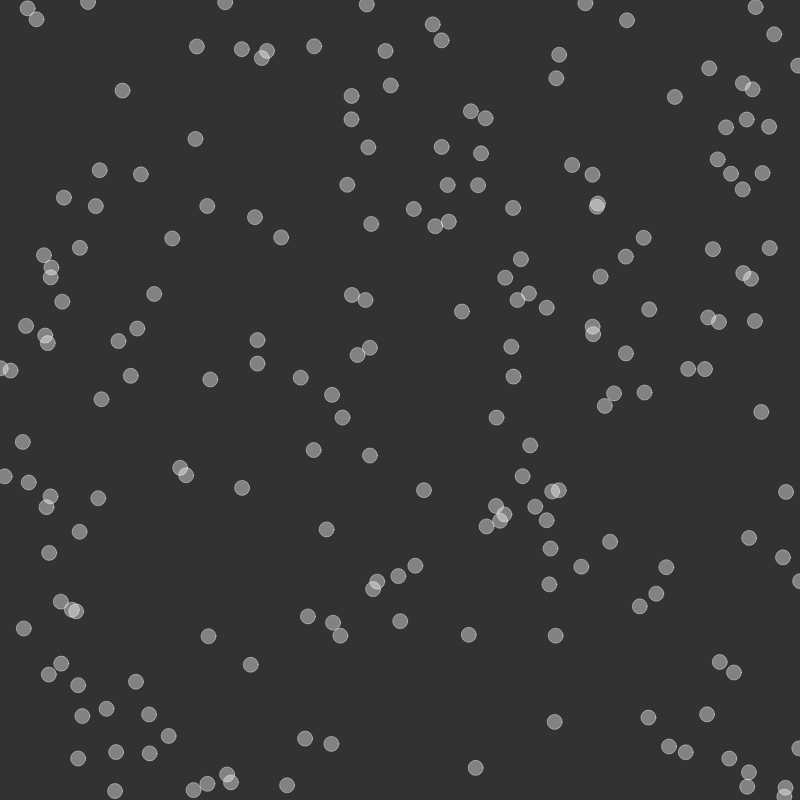
Frame 1 (no input)
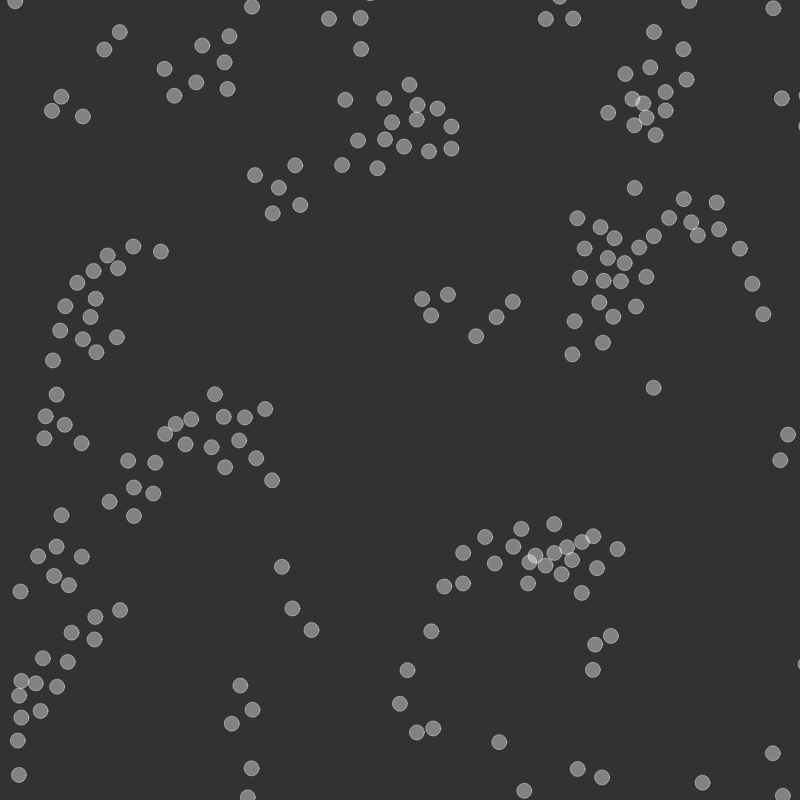
Frame 60 (no input)
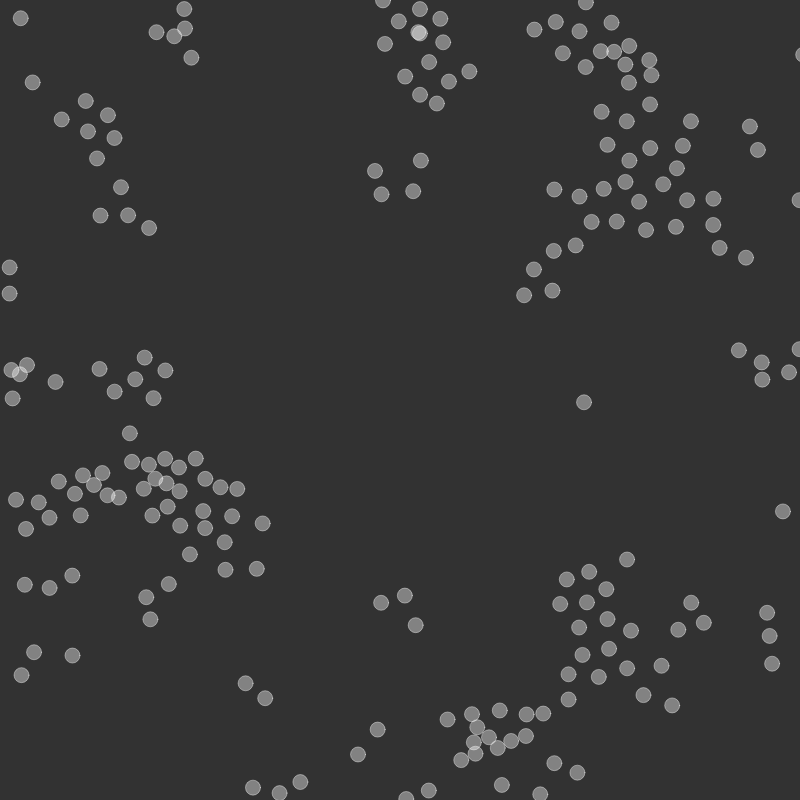
Frame 120 (the mouse pressed at the canvas centre since frame 60)

The p5.js sketch that drew these frames (run headless with seeded random() and noise() and a simulated clock; from frame 60 on, the mouse is pressed at the canvas centre):

// p5.js sketch
// ── sketch.js
// A demonstration of Craig Reynlods' Boids (http://www.red3d.com/cwr/boids/)
// Heavily inspired on https://p5js.org/examples/hello-p5-flocking.html and https://users.monash.edu/~cema/courses/FIT3094/lecturePDFs/lecture4a_VectorsSteering.pdf

let flock = []
let flockSize = 200
let speedLimit = 3
let maximumSteeringForce = 0.05

let directionCheckbox, separateCheckbox, alignCheckbox, cohereCheckbox

class Flocker {
  /**
   * @param {Number} x the starting x coordinate
   * @param {Number} y the starting y coordinate
   */
  constructor (x, y) {
    this.velocity = p5.Vector.random2D()
    this.position = createVector(x, y)
    this.flockerSize = 15
  }

  /**
   *
   * @param {[Flocker]} flock
   * @param {number} radius
   * @returns {[Flocker]} members of flock within radius of this
   */
  findNeighbors (flock, radius) {
    let position = this.position
    return flock.filter(function (flocker) {
      let distance = flocker.position.dist(position)
      return 0 < distance && distance < radius
    })
  }

  /**
   * Updates acceleration, velocity, and position based on the other members of the flock
   *
   * @param {[Flocker]} flock the entire flock, including this flocker.
   */
  updateMovement (flock) {
    let acceleration = createVector(0, 0)

    // The strength of the three steering vectors.
    let separationWeight = 2.5
    let alignmentWeight = 1.0
    let coherenceWeight = 1.0

    if (separateCheckbox.checked()) {
      // Flockers should give each other breathing room
      let separationVector = this.separate(flock)
      separationVector.mult(separationWeight)
      acceleration.add(separationVector)
    }

    if (alignCheckbox.checked()) {
      // Flockers should go in the same direction
      let alignmentVector = this.align(flock)
      alignmentVector.mult(alignmentWeight)
      acceleration.add(alignmentVector)
    }

    if (cohereCheckbox.checked()) {
      // Flockers should group together
      let coherenceVector = this.cohere(flock)
      coherenceVector.mult(coherenceWeight)
      acceleration.add(coherenceVector)
    }

    this.velocity.add(acceleration)
    this.boundVelocity()

    this.position.add(this.velocity)
    this.boundPosition()
  }

  boundVelocity () {
    this.velocity.limit(speedLimit)
  }

  boundPosition () {
    let flockerRadius = this.flockerSize / 2.0
    if (this.position.x < -flockerRadius) {
      // If we've gone off the left edge of the screen, start over on the right
      this.position.x += width + flockerRadius
    } else if (this.position.x > width + flockerRadius) {
      // If we've gone off the right edge of the screen, start over on the left
      this.position.x -= width + flockerRadius
    }

    if (this.position.y < -flockerRadius) {
      // If we've gone off the top edge of the screen, start over on the bottom
      this.position.y += height + flockerRadius
    } else if (this.position.y > height + flockerRadius) {
      // If we've gone off the bottom edge of the screen, start over on the top
      this.position.y -= height + flockerRadius
    }
  }

  /**
   * Creates an acceleration vector away from too-near flockers.
   *
   * @param {[Flocker]} flock
   *
   * @return {Vector} the separation vector
   */
  separate (flock) {
    let neighborDistance = 25
    let neighbors = this.findNeighbors(flock, neighborDistance)
    if (neighbors.length == 0) {
      return createVector(0, 0)
    }

    let position = this.position
    let averageDirectionAwayFromNeighbors = p5.Vector.div(
      neighbors.reduce(function (accumulator, neighbor) {
        let diff = p5.Vector.sub(position, neighbor.position)
        diff.normalize()
        // Give closer neighbors a higher weight.
        diff.div(position.dist(neighbor.position))

        accumulator.add(diff)
        return accumulator
      }, createVector(0, 0)),
      neighbors.length
    )

    if (averageDirectionAwayFromNeighbors.mag() <= 0) {
      return createVector(0, 0)
    }

    averageDirectionAwayFromNeighbors.normalize()
    averageDirectionAwayFromNeighbors.mult(speedLimit)

    let steeringVector = p5.Vector.sub(
      averageDirectionAwayFromNeighbors,
      this.velocity
    )
    steeringVector.limit(maximumSteeringForce)

    return steeringVector
  }

  /**
   * @param {[Flocker]} flock
   *
   * @return {Vector} a steering vector in the average direction of neighboring flockers
   */
  align (flock) {
    let neighborDistance = 50
    let neighbors = this.findNeighbors(flock, neighborDistance)
    if (neighbors.length == 0) {
      return createVector(0, 0)
    }

    let averageVelocity = p5.Vector.div(
      neighbors.reduce(function (accumulator, flocker) {
        accumulator.add(flocker.velocity)
        return accumulator
      }, createVector(0, 0)),
      neighbors.length
    )

    averageVelocity.normalize()
    averageVelocity.mult(speedLimit)

    let steeringVector = p5.Vector.sub(averageVelocity, this.velocity)
    steeringVector.limit(maximumSteeringForce)

    return steeringVector
  }

  /**
   * @param {[Flocker]} flock
   *
   * @return {Vector} a steering vector towards the center (i.e., average location) of neighboring flockers
   */
  cohere (flock) {
    let neighborDistance = 50
    let neighbors = this.findNeighbors(flock, neighborDistance)
    if (neighbors.length == 0) {
      return createVector(0, 0)
    }

    let averagePosition = p5.Vector.div(
      neighbors.reduce(function (accumulator, flocker) {
        accumulator.add(flocker.position)
        return accumulator
      }, createVector(0, 0)),
      neighbors.length
    )

    let target = p5.Vector.sub(averagePosition, this.position)
    target.normalize()
    target.mult(speedLimit)

    let steeringVector = p5.Vector.sub(target, this.velocity)
    steeringVector.limit(maximumSteeringForce)

    return steeringVector
  }

  /**
   * If showing direction: draws a triangle centered on this.position and pointed in the direction of this.velocity.
   * If not showing direction: draws a circle centered on this.position.
   */
  draw () {
    let x = this.position.x
    let y = this.position.y
    fill(255, 255, 255, 100)
    stroke(255, 255, 255, 100)

    if (directionCheckbox.checked()) {
      push()
      translate(x, y)
      rotate(this.velocity.heading() + Math.PI / 2.0)

      let topAngle = PI
      let bottomRightAngle = Math.PI / 6.0
      let bottomLeftAngle = Math.PI / -6.0

      let top = createVector(
        Math.sin(topAngle) * this.flockerSize,
        Math.cos(topAngle) * this.flockerSize
      )

      let bottomRight = createVector(
        Math.sin(bottomRightAngle) * this.flockerSize,
        Math.cos(bottomRightAngle) * this.flockerSize
      )

      let bottomLeft = createVector(
        Math.sin(bottomLeftAngle) * this.flockerSize,
        Math.cos(bottomLeftAngle) * this.flockerSize
      )

      triangle(
        bottomLeft.x,
        bottomLeft.y,
        top.x,
        top.y,
        bottomRight.x,
        bottomRight.y
      )

      pop()
    } else {
      ellipse(x, y, this.flockerSize, this.flockerSize)
    }
  }
}

function setup () {
  let canvasSize = 800
  createCanvas(canvasSize, canvasSize)

  for (var i = 0; i < flockSize; i++) {
    flock.push(new Flocker(random(canvasSize), random(canvasSize)))
  }

  directionCheckbox = createCheckbox('Show Direction', false)
  separateCheckbox = createCheckbox('Separate', true)
  alignCheckbox = createCheckbox('Align', true)
  cohereCheckbox = createCheckbox('Cohere', true)

  let resetButton = createButton('Reset')
  resetButton.mousePressed(this.reset)
}

function reset () {
  for (const flocker of flock) {
    flocker.position = createVector(random(width), random(height))
    flocker.velocity = p5.Vector.random2D()
  }
}

function draw () {
  background(50)

  for (const flocker of flock) {
    flocker.updateMovement(flock)
    flocker.draw()
  }
}
